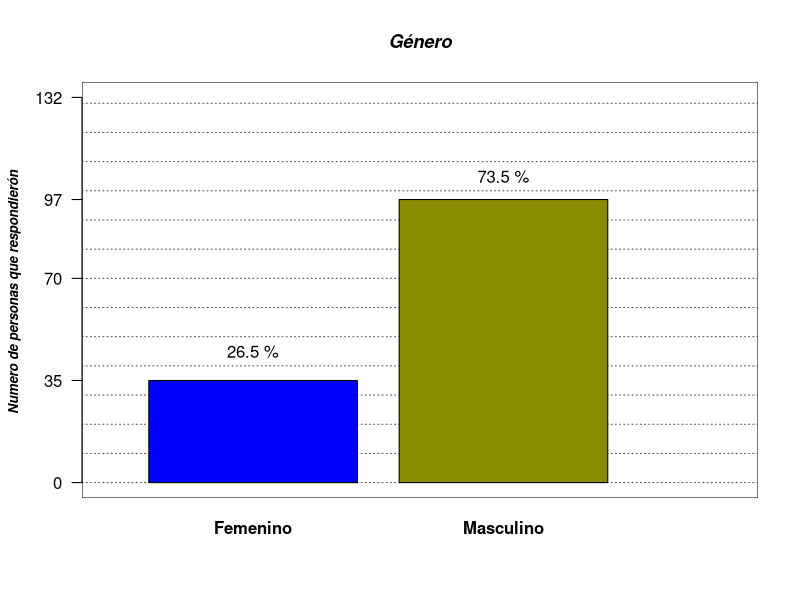
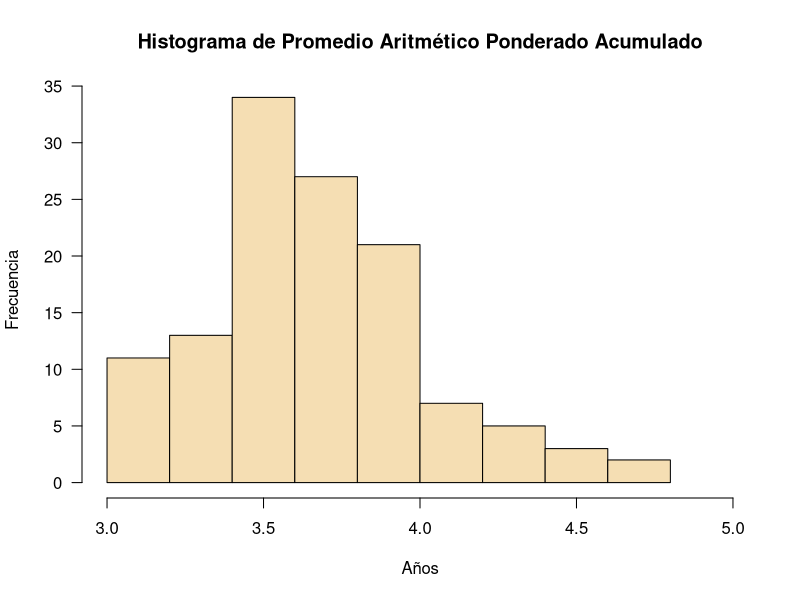
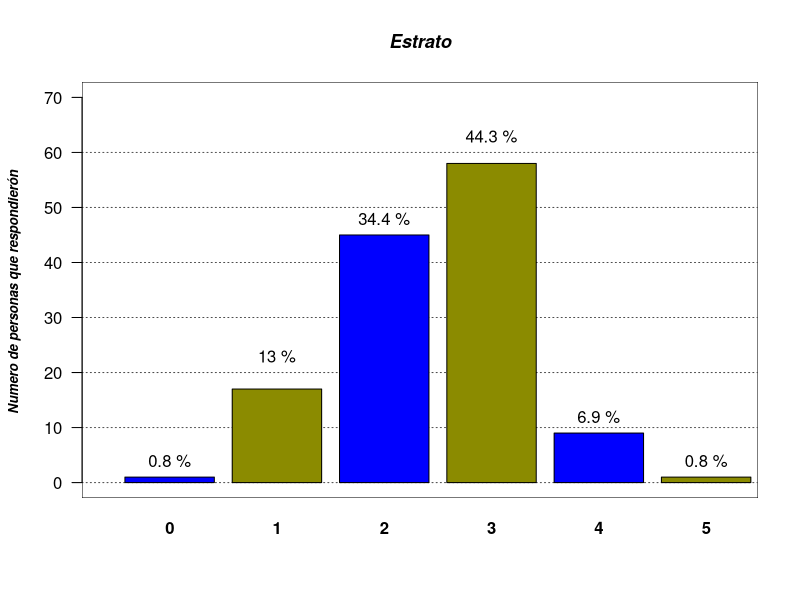
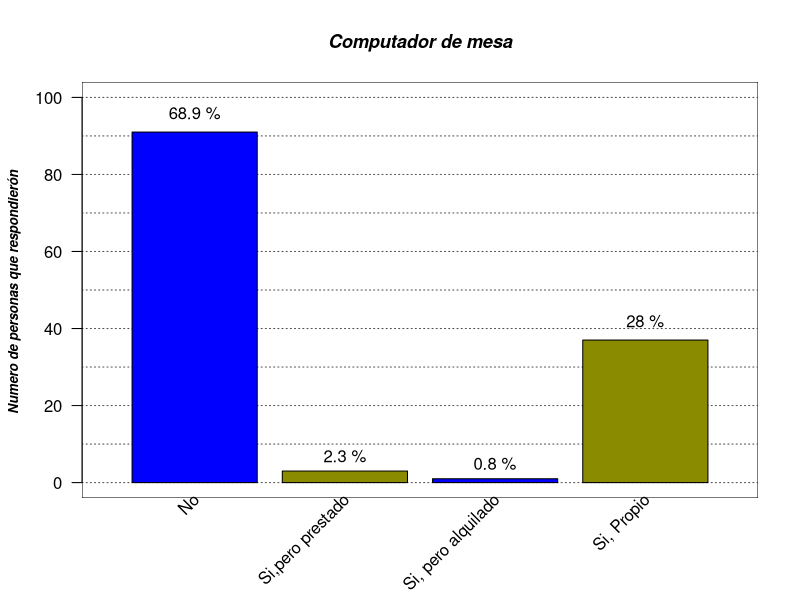
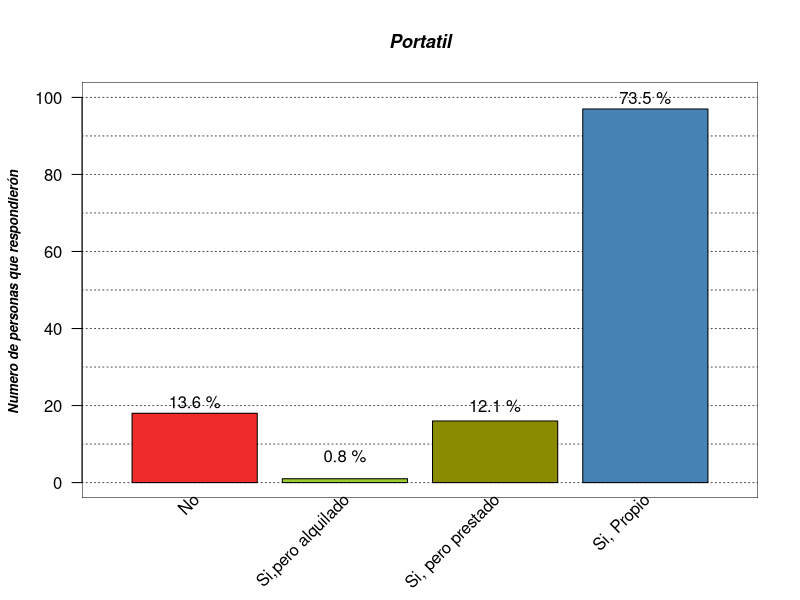
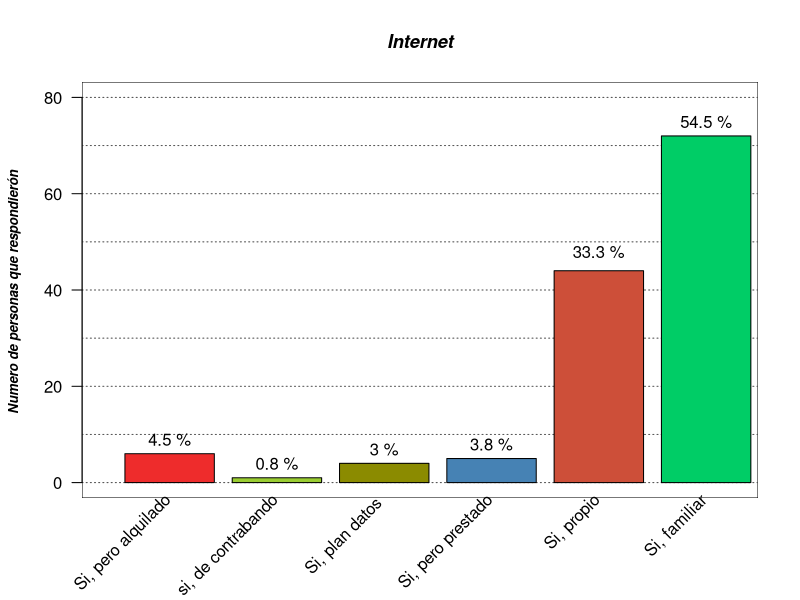
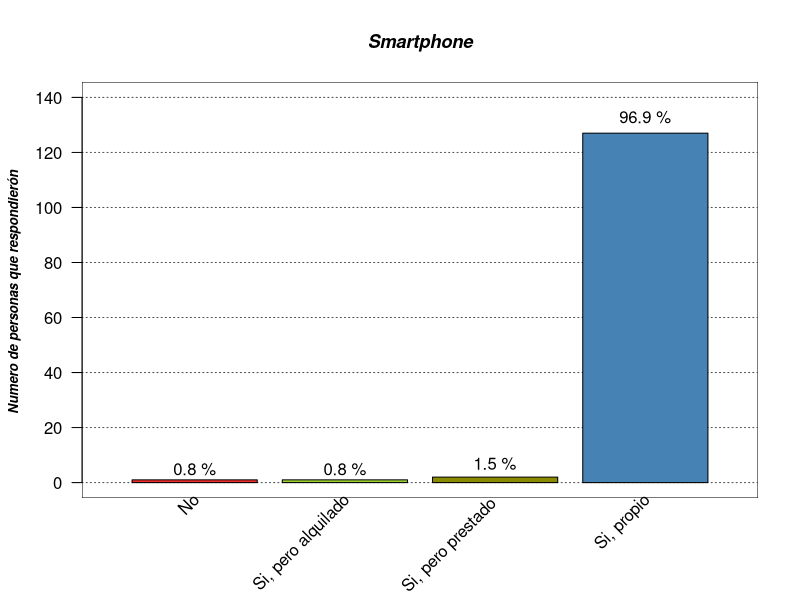

Write the R code that produced these figures, in order.
## ---- chunk 1
knitr::opts_chunk$set(echo = FALSE,
                      message = FALSE,
                      warning = FALSE)
## ---- chunk 2
encuesta <- read.csv2("Encuesta_habitos_dep.csv", 
                       encoding = "UTF-8",
                       dec = ".")
## ---- chunk 3
#grafica de variable genero

par(bg="white")
plot(seq(0,3, length.out = 132), seq(0,132, length.out = 132), type="n",
     main   = "Género",
     
     font.main = 4,
     font.lab  = 4,
     cex.main  = 1.1,
     cex.lab   = 0.8,
     cex.sub   = 0.8,
     axes      = FALSE,
     xlab      = " ",
     ylab      = "Numero de personas que respondierón ",
     
     )

rect(par("usr")[1],par("usr")[3],par("usr")[2],par("usr")[4],col="white")

abline(h   = seq(0,132,10), 
       col = rep("grey30",17), 
       lty = 3,
       
       )

#guardar los datos de la columna en una tabla
genero <- table(encuesta$genero)

#mostramos con barplot la tabla1
grafica_genero <- barplot(genero,
                col       = c("blue", "yellow4"),
                font.axis = 2,
                axes      = FALSE,
                add       = TRUE
                )
axis(2, at = c(0,35,70,97,132),las = 1)

text(grafica_genero,
     c(45,105),
     labels = paste(round((genero/sum(genero)*100),1),"%")
     )
## ---- chunk 4
papa <- as.numeric(encuesta$PAPA)

par(bg = "white")

hist(papa, main = "Histograma de Promedio Aritmético Ponderado Acumulado",
     xlab = "Años", ylab = "Frecuencia",
     border = "black",
     col = "wheat",
     las =1,
     xlim = c(3,5))
## ---- chunk 5


par(bg="white")
plot(seq(0,10, length.out = 60), seq(0,6, length.out = 60), type="n",
     main   = "Estrato",
     
     font.main = 4,
     font.lab  = 4,
     cex.main  = 1.1,
     cex.lab   = 0.8,
     cex.sub   = 0.8,
     axes      = FALSE,
     xlab      = " ",
     ylab      = "Numero de personas que respondierón ",
     xlim = c(0,7),
     ylim = c(0,70)
     )

rect(par("usr")[1],par("usr")[3],par("usr")[2],par("usr")[4],col="white")

abline(h   = seq(0,60,10), 
       col = rep("grey30",17), 
       lty = 3,
       
       )

#guardar los datos de la columna en una tabla
estrato <- table(encuesta$estrato)

#mostramos con barplot la tabla1
Barras_estrato <- barplot(estrato,
                col       = c("blue", "yellow4"),
                font.axis = 2,
                axes      = FALSE,
                add       = TRUE,
                xlim = c(0,5)
                )
axis(2, at = c(),las = 1)

text(Barras_estrato,
     c(4,23,48,63,12),
     labels = paste(round((estrato/sum(estrato)*100),1),"%")
     )

## ---- chunk 6
par(bg="white")
plot(seq(0,10, length.out = 60), seq(0,6, length.out = 60), type="n",
     main   = "Computador de mesa",
     
     font.main = 4,
     font.lab  = 4,
     cex.main  = 1.1,
     cex.lab   = 0.8,
     cex.sub   = 0.8,
     axes      = FALSE,
     xlab      = " ",
     ylab      = "Numero de personas que respondierón ",
     xlim = c(0,5),
     ylim = c(0,100)
     )

rect(par("usr")[1],par("usr")[3],par("usr")[2],par("usr")[4],col="white")

abline(h   = seq(0,100,10), 
       col = rep("grey30",17), 
       lty = 3,
       
       )

#guardar los datos de la columna en una tabla
computador_Mesa <- table(encuesta$computador_mesa)

#mostramos con barplot la tabla1
Barras_computador <- barplot(computador_Mesa,
                col       = c("blue", "yellow4"),
                font.axis = 2,
                axes      = FALSE,
                add       = TRUE,
                xlim = c(0,5),
                names.arg = ""
                )
axis(2, at = c(),las = 1)

text(Barras_estrato,
     c(96,7,5,42),
     labels = paste(round((computador_Mesa/sum(computador_Mesa)*100),1),"%")
     )

text(Barras_computador+0.1,
     par("usr")[3],0.4,
     labels = c("No","Si,pero prestado","Si, pero alquilado","Si, Propio"),
     srt = 45,
     pos = 2,
     xpd = TRUE)
## ---- chunk 7
#Grafica variable portatil

par(bg = "white")
plot(seq(0,10, length.out = 60), seq(0,6, length.out = 60), type="n",
     main   = "Portatil",
     
     font.main = 4,
     font.lab  = 4,
     cex.main  = 1.1,
     cex.lab   = 0.8,
     cex.sub   = 0.8,
     axes      = FALSE,
     xlab      = " ",
     ylab      = "Numero de personas que respondierón ",
     xlim = c(0,5),
     ylim = c(0,100)
     )

rect(par("usr")[1],par("usr")[3],par("usr")[2],par("usr")[4],col="white")

abline(h   = seq(0,100,10), 
       col = rep("grey30",17), 
       lty = 3,
       
       )


Portatil <- table(encuesta$portatil)

Barras_Portatil <- barplot(Portatil,
                           col       = c("firebrick2", "olivedrab3", "yellow4", "steelblue"),
                font.axis = 2,
                axes      = FALSE,
                add       = TRUE,
                xlim = c(0,5),
                names.arg = ""
                )
axis(2, at = c(),las = 1)

text(Barras_Portatil,
     c(21,7,20,100),
     labels = paste(round((Portatil/sum(Portatil)*100),1),"%")
     )

text(Barras_Portatil+0.1,
     par("usr")[3],0.4,
     labels = c("No","Si,pero alquilado","Si, pero prestado","Si, Propio"),
     srt = 45,
     pos = 2,
     xpd = TRUE)

## ---- chunk 8
#Grafica variable internet

par(bg = "white")
plot(seq(0,10, length.out = 60), seq(0,6, length.out = 60), type="n",
     main   = "Internet",
     
     font.main = 4,
     font.lab  = 4,
     cex.main  = 1.1,
     cex.lab   = 0.8,
     cex.sub   = 0.8,
     axes      = FALSE,
     xlab      = " ",
     ylab      = "Numero de personas que respondierón ",
     xlim = c(0,7),
     ylim = c(0,80)
     )

rect(par("usr")[1],par("usr")[3],par("usr")[2],par("usr")[4],col="white")

abline(h   = seq(0,100,10), 
       col = rep("grey30",17), 
       lty = 3,
       
       )

internet <- table(encuesta$internet)

Barras_internet <- barplot(internet,
                           col       = c("firebrick2", "olivedrab3", "yellow4", "steelblue", "tomato3", "springgreen3"),
                font.axis = 2,
                axes      = FALSE,
                add       = TRUE,
                xlim = c(0,5),
                names.arg = ""
                )
axis(2, at = c(),las = 1)

text(Barras_internet,
     c(9, 4, 7, 8, 48, 75),
     labels = paste(round((internet/sum(internet)*100),1),"%")
     )

text(Barras_internet+0.1,
     par("usr")[3],0.4,
     labels = c("Si, pero alquilado", "si, de contrabando","Si, plan datos ","Si, pero prestado", "Si, propio", "Si, familiar"),
     srt = 45,
     pos = 2,
     xpd = TRUE)

## ---- chunk 9
#Grafica variable Smartphone

par(bg = "white")
plot(seq(0,10, length.out = 60), seq(0,6, length.out = 60), type="n",
     main   = "Smartphone",
     
     font.main = 4,
     font.lab  = 4,
     cex.main  = 1.1,
     cex.lab   = 0.8,
     cex.sub   = 0.8,
     axes      = FALSE,
     xlab      = " ",
     ylab      = "Numero de personas que respondierón ",
     xlim = c(0,5),
     ylim = c(0,140)
     )

rect(par("usr")[1],par("usr")[3],par("usr")[2],par("usr")[4],col="white")

abline(h   = seq(0,140,20), 
       col = rep("grey30",17), 
       lty = 3,
       
       )

Smartphone <- table(encuesta$smartphone)

Barras_smartphone <- barplot(Smartphone,
                           col       = c("firebrick2", "olivedrab3", "yellow4", "steelblue"),
                font.axis = 2,
                axes      = FALSE,
                add       = TRUE,
                xlim = c(0,5),
                names.arg = ""
                )
axis(2, at = c(),las = 1)

text(Barras_smartphone,
     c(5, 5, 7, 133),
     labels = paste(round((Smartphone/sum(Smartphone)*100),1),"%")
     )

text(Barras_smartphone+0.1,
     par("usr")[3],0.4,
     labels = c("No", "Si, pero alquilado", "Si, pero prestado ","Si, propio"),
     srt = 45,
     pos = 2,
     xpd = TRUE)
